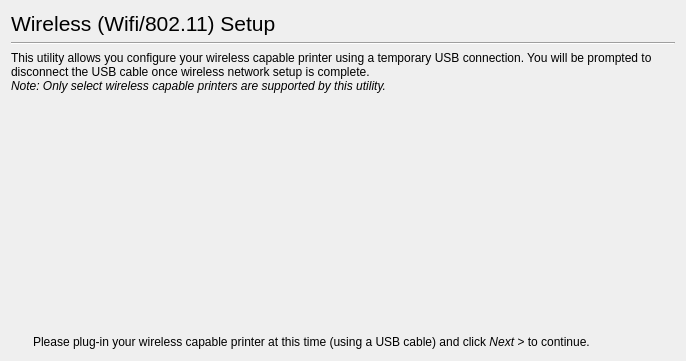
     <widget class="QWidget" name="DiscoveryPage">
      <layout class="QGridLayout">
       <item row="0" column="0" colspan="3">
        <widget class="QLabel" name="label">
         <property name="font">
          <font>
           <pointsize>16</pointsize>
          </font>
         </property>
         <property name="text">
          <string>Wireless (Wifi/802.11) Setup</string>
         </property>
        </widget>
       </item>
       <item row="1" column="0" colspan="3">
        <widget class="Line" name="line">
         <property name="orientation">
          <enum>Qt::Horizontal</enum>
         </property>
        </widget>
       </item>
       <item row="2" column="0" colspan="3">
        <widget class="QLabel" name="MainTitleLabel">
         <property name="text">
          <string>&lt;html&gt;&lt;head&gt;&lt;meta name=&quot;qrichtext&quot; content=&quot;1&quot; /&gt;&lt;style type=&quot;text/css&quot;&gt;
p, li { white-space: pre-wrap; }
&lt;/style&gt;&lt;/head&gt;&lt;body style=&quot; font-family:'Sans Serif'; font-size:9pt; font-weight:400; font-style:normal;&quot;&gt;
&lt;p style=&quot; margin-top:0px; margin-bottom:0px; margin-left:0px; margin-right:0px; -qt-block-indent:0; text-indent:0px;&quot;&gt;This utility allows you configure your wireless capable printer using a temporary USB connection. You will be prompted to disconnect the USB cable once wireless network setup is complete.&lt;/p&gt;
&lt;p style=&quot; margin-top:0px; margin-bottom:0px; margin-left:0px; margin-right:0px; -qt-block-indent:0; text-indent:0px;&quot;&gt;&lt;span style=&quot; font-style:italic;&quot;&gt;Note: Only select wireless capable printers are supported by this utility.&lt;/span&gt;&lt;/p&gt;&lt;/body&gt;&lt;/html&gt;</string>
         </property>
         <property name="wordWrap">
          <bool>true</bool>
         </property>
        </widget>
       </item>
       <item row="3" column="1">
        <spacer>
         <property name="orientation">
          <enum>Qt::Vertical</enum>
         </property>
         <property name="sizeHint" stdset="0">
          <size>
           <width>20</width>
           <height>40</height>
          </size>
         </property>
        </spacer>
       </item>
       <item row="4" column="0">
        <spacer>
         <property name="orientation">
          <enum>Qt::Horizontal</enum>
         </property>
         <property name="sizeHint" stdset="0">
          <size>
           <width>40</width>
           <height>20</height>
          </size>
         </property>
        </spacer>
       </item>
       <item row="4" column="1">
        <widget class="QLabel" name="Picture">
         <property name="sizePolicy">
          <sizepolicy hsizetype="Fixed" vsizetype="Fixed">
           <horstretch>0</horstretch>
           <verstretch>0</verstretch>
          </sizepolicy>
         </property>
         <property name="minimumSize">
          <size>
           <width>396</width>
           <height>128</height>
          </size>
         </property>
         <property name="maximumSize">
          <size>
           <width>396</width>
           <height>128</height>
          </size>
         </property>
         <property name="text">
          <string/>
         </property>
        </widget>
       </item>
       <item row="4" column="2">
        <spacer>
         <property name="orientation">
          <enum>Qt::Horizontal</enum>
         </property>
         <property name="sizeHint" stdset="0">
          <size>
           <width>40</width>
           <height>20</height>
          </size>
         </property>
        </spacer>
       </item>
       <item row="5" column="0" colspan="3">
        <spacer>
         <property name="orientation">
          <enum>Qt::Vertical</enum>
         </property>
         <property name="sizeHint" stdset="0">
          <size>
           <width>664</width>
           <height>61</height>
          </size>
         </property>
        </spacer>
       </item>
       <item row="6" column="0" colspan="3">
        <layout class="QHBoxLayout">
         <item>
          <widget class="QLabel" name="InfoIcon">
           <property name="sizePolicy">
            <sizepolicy hsizetype="Fixed" vsizetype="Fixed">
             <horstretch>0</horstretch>
             <verstretch>0</verstretch>
            </sizepolicy>
           </property>
           <property name="minimumSize">
            <size>
             <width>16</width>
             <height>16</height>
            </size>
           </property>
           <property name="maximumSize">
            <size>
             <width>16</width>
             <height>16</height>
            </size>
           </property>
           <property name="text">
            <string/>
           </property>
          </widget>
         </item>
         <item>
          <widget class="QLabel" name="label_14">
           <property name="text">
            <string>&lt;html&gt;&lt;head&gt;&lt;meta name=&quot;qrichtext&quot; content=&quot;1&quot; /&gt;&lt;style type=&quot;text/css&quot;&gt;
p, li { white-space: pre-wrap; }
&lt;/style&gt;&lt;/head&gt;&lt;body style=&quot; font-family:'Sans Serif'; font-size:9pt; font-weight:400; font-style:normal;&quot;&gt;
&lt;p style=&quot; margin-top:0px; margin-bottom:0px; margin-left:0px; margin-right:0px; -qt-block-indent:0; text-indent:0px;&quot;&gt;Please plug-in your wireless capable printer at this time (using a USB cable) and click&lt;span style=&quot; font-style:italic;&quot;&gt; Next &amp;gt;&lt;/span&gt; to continue.&lt;/p&gt;&lt;/body&gt;&lt;/html&gt;</string>
           </property>
           <property name="wordWrap">
            <bool>true</bool>
           </property>
          </widget>
         </item>
        </layout>
       </item>
      </layout>
     </widget>
